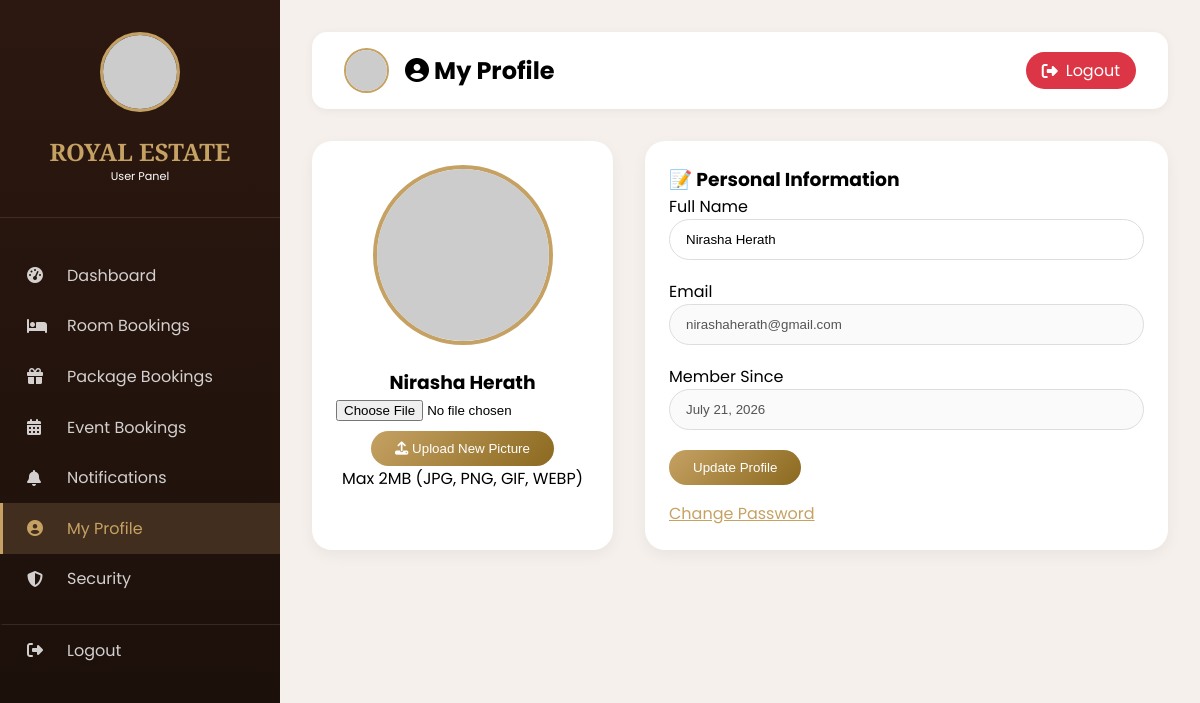
/user/profile.php (signed in), run on the app's committed database.
### tables this page shows
CREATE TABLE `users` (
  `id` int(11) NOT NULL,
  `name` varchar(100) NOT NULL,
  `email` varchar(100) NOT NULL,
  `password` varchar(255) NOT NULL,
  `role` enum('user','admin','owner') DEFAULT 'user',
  `avatar` varchar(255) DEFAULT 'https://randomuser.me/api/portraits/men/32.jpg',
  `created_at` timestamp NOT NULL DEFAULT current_timestamp()
);

### user/profile.php (the view, shortened to what this page needs)
<?php
require_once '../config/db_connection.php';
$user_id = $_SESSION['user_id'];
$stmt = $conn->prepare("SELECT name, email, avatar, created_at FROM users WHERE id = ?");
$stmt->bind_param("i", $user_id);
$stmt->execute();
$user = $stmt->get_result()->fetch_assoc();
?>
<!DOCTYPE html>
<html lang="en">
<head>
    <link rel="stylesheet" href="https://cdnjs.cloudflare.com/ajax/libs/font-awesome/6.4.0/css/all.min.css">
</head>
<body>
<div class="dashboard-container">
    <div class="sidebar" id="sidebar"><?php include 'sidebar-common.php'; ?></div>
    <div class="main-content">
        <div class="top-bar">
            <div class="top-bar-left">
                <img src="<?php echo $avatar; ?>" class="top-avatar" alt="Profile" onerror="this.src='https://ui-avatars.com/api/?name=<?php echo urlencode($user['name']); ?>&background=c5a263&color=fff&size=45&font-size=0.45&bold=true'">
                <h2><i class="fas fa-user-circle"></i> My Profile</h2>
            </div>
            <a href="../logout.php" class="logout-btn"><i class="fas fa-sign-out-alt"></i> Logout</a>
        </div>
        <div class="profile-container">
            <div class="avatar-section">
                <img src="<?php echo $avatar; ?>" id="avatarPreview" onerror="this.src='https://ui-avatars.com/api/?name=<?php echo urlencode($user['name']); ?>&background=c5a263&color=fff&size=180&font-size=0.5&bold=true'">
                <h3><?php echo htmlspecialchars($user['name']); ?></h3>
                <form method="POST" enctype="multipart/form-data">
                    <input type="file" name="avatar" accept="image/jpeg,image/png,image/gif,image/webp" required style="margin-bottom:10px;">
                    <button type="submit" name="upload_avatar"><i class="fas fa-upload"></i> Upload New Picture</button>
                </form>
                <p>Max 2MB (JPG, PNG, GIF, WEBP)</p>
            </div>
            <div class="info-section">
                <h3>📝 Personal Information</h3>
                <form method="POST">
                    <div class="form-group"><label>Full Name</label><input type="text" name="fullname" value="<?php echo htmlspecialchars($user['name']); ?>" required></div>
                    <div class="form-group"><label>Email</label><input type="email" value="<?php echo htmlspecialchars($user['email']); ?>" disabled></div>
                    <div class="form-group"><label>Member Since</label><input type="text" value="<?php echo date('F j, Y', strtotime($user['created_at'])); ?>" disabled></div>
                    <button type="submit" name="update_profile">Update Profile</button>
                </form>
                <a href="change-password.php" style="color:#c5a263; display:inline-block; margin-top:1rem;">Change Password</a>
            </div>
        </div>
    </div>
</div>
</body>
</html>

### user/profile.php (style rules this page uses)
* { margin:0; padding:0; box-sizing:border-box; }
body { font-family:'Poppins',sans-serif; background:#f5f0eb; }
.dashboard-container { display:flex; min-height:100vh; }
.sidebar { width:280px; background:linear-gradient(180deg,#2c1810,#1a0f0a); color:white; position:fixed; left:0; top:0; bottom:0; overflow-y:auto; z-index:100; }
.main-content { flex:1; margin-left:280px; padding:2rem; }
.top-bar { background:white; padding:1rem 2rem; border-radius:15px; display:flex; justify-content:space-between; align-items:center; margin-bottom:2rem; box-shadow:0 2px 10px rgba(0,0,0,0.05); }
.top-bar-left { display:flex; align-items:center; gap:1rem; }
.top-avatar { width:45px; height:45px; border-radius:50%; object-fit:cover; border:2px solid #c5a263; }
.logout-btn { background:#dc3545; color:white; padding:0.4rem 1rem; border-radius:30px; text-decoration:none; display:inline-flex; align-items:center; gap:0.5rem; transition:0.2s; }
.profile-container { display:flex; gap:2rem; flex-wrap:wrap; }
.avatar-section { flex:0 0 280px; background:white; border-radius:20px; padding:1.5rem; text-align:center; box-shadow:0 5px 15px rgba(0,0,0,0.05); }
.avatar-section img { width:180px; height:180px; border-radius:50%; object-fit:cover; border:4px solid #c5a263; margin-bottom:1rem; }
.info-section { flex:1; background:white; border-radius:20px; padding:1.5rem; box-shadow:0 5px 15px rgba(0,0,0,0.05); }
.form-group { margin-bottom:1.2rem; }
.form-group input { width:100%; padding:12px 16px; border-radius:40px; border:1px solid #ddd; }
button { background:linear-gradient(135deg,#c5a263,#8b691f); color:white; border:none; padding:10px 24px; border-radius:40px; cursor:pointer; }

### data on the page
users: name "Nirasha Herath", fullname "Nirasha Herath", email "nirashaherath@gmail.com", created_at "July 21, 2026"
